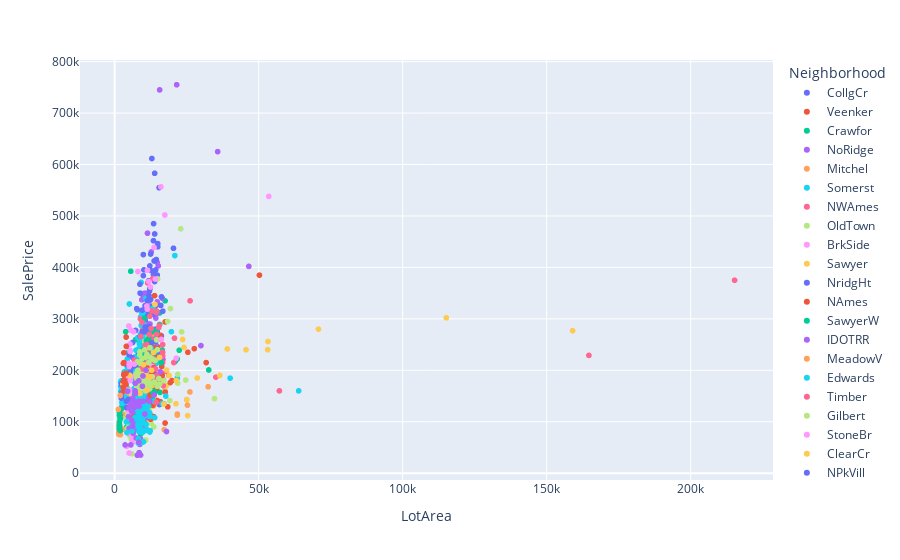

Write notebook code for a chart like this one.
### Code cell
# LotFrontage and LotArea: continuous variables => Line plots or scatter plots
fig = px.scatter(train, x = "LotArea", y = "SalePrice", color = "Neighborhood")
fig.show()
